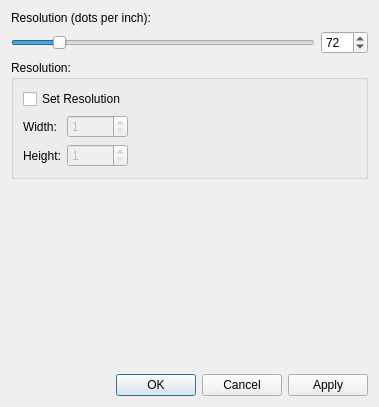
<?xml version="1.0" encoding="UTF-8"?>
<ui version="4.0">
 <class>PdfManager</class>
 <widget class="QDialog" name="PdfManager">
  <property name="geometry">
   <rect>
    <x>0</x>
    <y>0</y>
    <width>379</width>
    <height>407</height>
   </rect>
  </property>
  <property name="windowTitle">
   <string>Dialog</string>
  </property>
  <layout class="QVBoxLayout" name="verticalLayout_2">
   <item>
    <widget class="QLabel" name="label">
     <property name="text">
      <string>Resolution (dots per inch):</string>
     </property>
    </widget>
   </item>
   <item>
    <layout class="QHBoxLayout" name="horizontalLayout">
     <item>
      <widget class="QSlider" name="horizontalSlider">
       <property name="minimum">
        <number>1</number>
       </property>
       <property name="maximum">
        <number>500</number>
       </property>
       <property name="sliderPosition">
        <number>72</number>
       </property>
       <property name="orientation">
        <enum>Qt::Horizontal</enum>
       </property>
      </widget>
     </item>
     <item>
      <widget class="QSpinBox" name="spinBox">
       <property name="maximum">
        <number>500</number>
       </property>
       <property name="value">
        <number>72</number>
       </property>
      </widget>
     </item>
    </layout>
   </item>
   <item>
    <widget class="QGroupBox" name="groupBox">
     <property name="title">
      <string>Resolution:</string>
     </property>
     <layout class="QVBoxLayout" name="verticalLayout">
      <item>
       <layout class="QHBoxLayout" name="horizontalLayout_2">
        <item>
         <widget class="QCheckBox" name="m_resolutionCheck">
          <property name="text">
           <string>Set Resolution</string>
          </property>
         </widget>
        </item>
        <item>
         <spacer name="horizontalSpacer_3">
          <property name="orientation">
           <enum>Qt::Horizontal</enum>
          </property>
          <property name="sizeHint" stdset="0">
           <size>
            <width>40</width>
            <height>20</height>
           </size>
          </property>
         </spacer>
        </item>
       </layout>
      </item>
      <item>
       <layout class="QHBoxLayout" name="horizontalLayout_3">
        <item>
         <widget class="QLabel" name="label_2">
          <property name="text">
           <string>Width: </string>
          </property>
         </widget>
        </item>
        <item>
         <widget class="QSpinBox" name="m_widthBox">
          <property name="enabled">
           <bool>false</bool>
          </property>
          <property name="minimum">
           <number>1</number>
          </property>
          <property name="maximum">
           <number>10000</number>
          </property>
         </widget>
        </item>
        <item>
         <spacer name="horizontalSpacer">
          <property name="orientation">
           <enum>Qt::Horizontal</enum>
          </property>
          <property name="sizeHint" stdset="0">
           <size>
            <width>40</width>
            <height>20</height>
           </size>
          </property>
         </spacer>
        </item>
       </layout>
      </item>
      <item>
       <layout class="QHBoxLayout" name="horizontalLayout_4">
        <item>
         <widget class="QLabel" name="label_3">
          <property name="text">
           <string>Height:</string>
          </property>
         </widget>
        </item>
        <item>
         <widget class="QSpinBox" name="m_heightBox">
          <property name="enabled">
           <bool>false</bool>
          </property>
          <property name="minimum">
           <number>1</number>
          </property>
          <property name="maximum">
           <number>10000</number>
          </property>
         </widget>
        </item>
        <item>
         <spacer name="horizontalSpacer_2">
          <property name="orientation">
           <enum>Qt::Horizontal</enum>
          </property>
          <property name="sizeHint" stdset="0">
           <size>
            <width>40</width>
            <height>20</height>
           </size>
          </property>
         </spacer>
        </item>
       </layout>
      </item>
     </layout>
    </widget>
   </item>
   <item>
    <spacer name="verticalSpacer">
     <property name="orientation">
      <enum>Qt::Vertical</enum>
     </property>
     <property name="sizeHint" stdset="0">
      <size>
       <width>20</width>
       <height>40</height>
      </size>
     </property>
    </spacer>
   </item>
   <item>
    <widget class="QDialogButtonBox" name="buttonBox">
     <property name="orientation">
      <enum>Qt::Horizontal</enum>
     </property>
     <property name="standardButtons">
      <set>QDialogButtonBox::Apply|QDialogButtonBox::Cancel|QDialogButtonBox::Ok</set>
     </property>
    </widget>
   </item>
  </layout>
 </widget>
 <resources/>
 <connections>
  <connection>
   <sender>buttonBox</sender>
   <signal>accepted()</signal>
   <receiver>PdfManager</receiver>
   <slot>accept()</slot>
   <hints>
    <hint type="sourcelabel">
     <x>236</x>
     <y>397</y>
    </hint>
    <hint type="destinationlabel">
     <x>157</x>
     <y>105</y>
    </hint>
   </hints>
  </connection>
  <connection>
   <sender>buttonBox</sender>
   <signal>rejected()</signal>
   <receiver>PdfManager</receiver>
   <slot>reject()</slot>
   <hints>
    <hint type="sourcelabel">
     <x>304</x>
     <y>397</y>
    </hint>
    <hint type="destinationlabel">
     <x>286</x>
     <y>105</y>
    </hint>
   </hints>
  </connection>
  <connection>
   <sender>horizontalSlider</sender>
   <signal>valueChanged(int)</signal>
   <receiver>spinBox</receiver>
   <slot>setValue(int)</slot>
   <hints>
    <hint type="sourcelabel">
     <x>164</x>
     <y>39</y>
    </hint>
    <hint type="destinationlabel">
     <x>368</x>
     <y>47</y>
    </hint>
   </hints>
  </connection>
  <connection>
   <sender>spinBox</sender>
   <signal>valueChanged(int)</signal>
   <receiver>horizontalSlider</receiver>
   <slot>setValue(int)</slot>
   <hints>
    <hint type="sourcelabel">
     <x>368</x>
     <y>46</y>
    </hint>
    <hint type="destinationlabel">
     <x>249</x>
     <y>47</y>
    </hint>
   </hints>
  </connection>
  <connection>
   <sender>m_resolutionCheck</sender>
   <signal>clicked(bool)</signal>
   <receiver>m_widthBox</receiver>
   <slot>setEnabled(bool)</slot>
   <hints>
    <hint type="sourcelabel">
     <x>77</x>
     <y>115</y>
    </hint>
    <hint type="destinationlabel">
     <x>83</x>
     <y>145</y>
    </hint>
   </hints>
  </connection>
  <connection>
   <sender>m_resolutionCheck</sender>
   <signal>clicked(bool)</signal>
   <receiver>m_heightBox</receiver>
   <slot>setEnabled(bool)</slot>
   <hints>
    <hint type="sourcelabel">
     <x>52</x>
     <y>111</y>
    </hint>
    <hint type="destinationlabel">
     <x>105</x>
     <y>175</y>
    </hint>
   </hints>
  </connection>
 </connections>
</ui>
